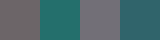
#> input picture just for fun/string_to_bmp/expanded_test.bmp, 160 x 40 px
$ python portrait_maker.py ../string_to_bmp/expanded_test.bmp   (older library calls are emulated)
#> lines starting #> are read from the running program, lines starting #| are printed output that depends on the picture
#> in main, img is the input picture: PIL image 160x40 RGB; mean R, G, B 76.5, 105.8, 109.5
from PIL import Image
import sys

# RGBA-white, which is RGB-white with alpha-0
white = (255, 255, 255, 0)

def get_square(img):
	size = img.size
#> size = (160, 40)
	length, width = size[0:2]
#> length = 160; width = 40
	edgeLength = max(length, width)
#> edgeLength = 160
	newSize = (edgeLength, edgeLength)
#> newSize = (160, 160)
	square = Image.new('RGBA', newSize, white)	# RGBA
	region = ( (edgeLength - length)//2, (edgeLength - width)//2 )
#> region = (0, 60)
	square.paste(img, region)
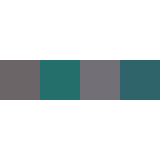
#> square: PIL image 160x160 RGBA; mean R, G, B, A 210.4, 217.7, 218.6, 63.8; transparent parts drawn white
	print('sqaure size: ', square.size)
#| sqaure size:  (160, 160)
	square.save('sqaure.png', 'png')

	return square

def resize_640(img):
	size = img.size
#> size = (160, 160)
	length, width = size[0:2]
#> length = 160; width = 160
	newSize = (640, 640)
	newImage = img.resize(newSize, Image.ANTIALIAS)
	print('resized image: ', newImage.size)
#| resized image:  (640, 640)
	newImage.save('square_640.png', 'png')

	return newImage

def get_frame(img):
	size = img.size
#> size = (640, 640)
	newSize = (800, 800)
	square = Image.new('RGBA', newSize, 'white')	# RGBA, but 'white' to add white-color frame
#> square: PIL image 800x800 RGBA; every value is 255
	region = (80, 80)
	square.paste(img, region)
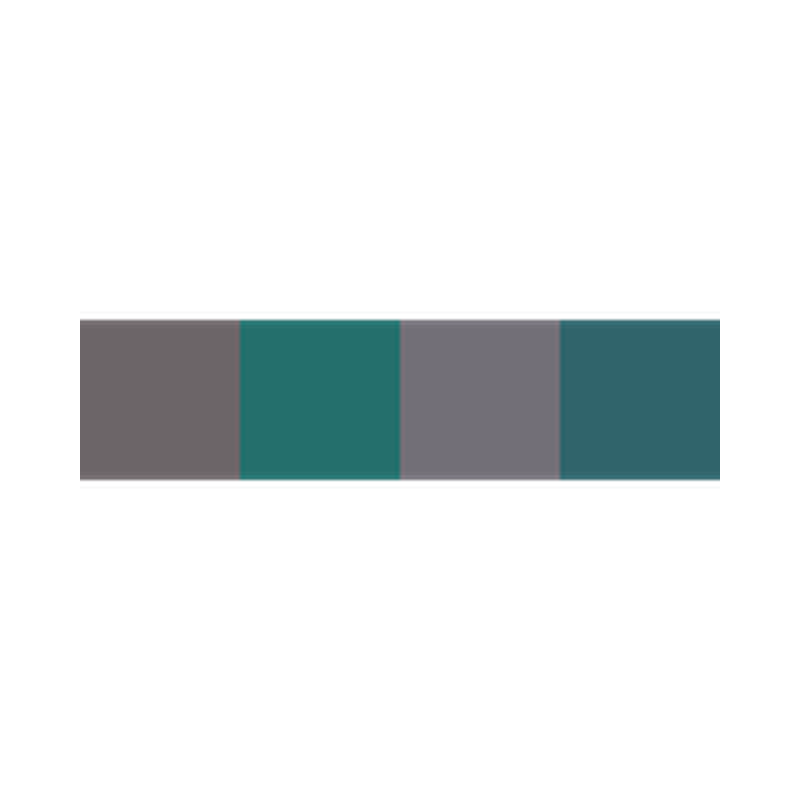
#> square: PIL image 800x800 RGBA; mean R, G, B, A 104.9, 109.8, 110.5, 132.6; transparent parts drawn white
	print('size with frame: ', square.size)
#| size with frame:  (800, 800)
	square.save('square_800_with_frame.png', 'png')

	return square

def get_mask():
	# logo.png should be a 200*200 png image
#> (the run stopped early here; a loop or call above may not have finished)
